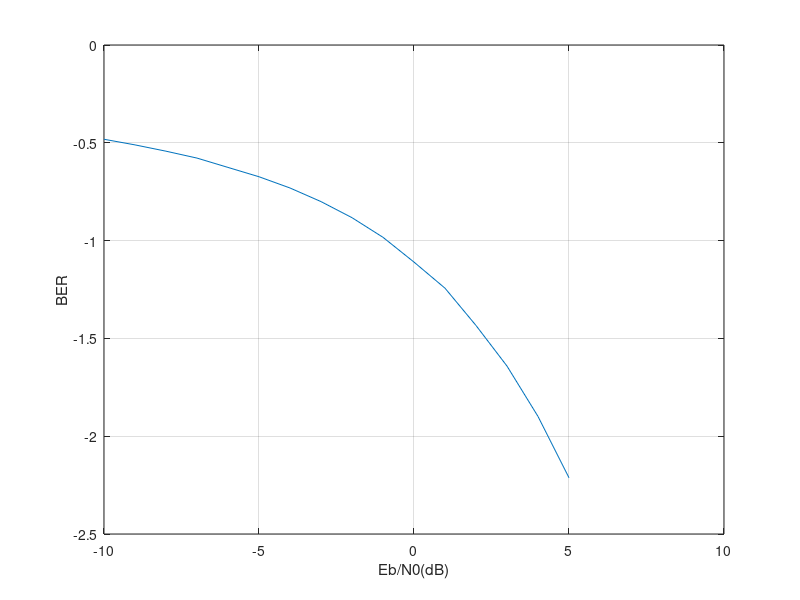

Source code (MATLAB):
%BPSK 2psk 二进制相位调制  QPSK 四进制，即四象限
clear;clc;close all;
%1.数字信号（基带信号） 1000bits
L=1e5;
m=round(rand(1,L));
%2.星座图映射
s=(2*m-1)*1i;
% subplot(1,3,1);plot(s,'o'); xlim([-4 4]);ylim([-4 4]);   %scatterplot(s); 画散点图
%3.加噪声，AWGN 加性高斯白噪声
k=1;
for ebn0=-10:5
    sigma=sqrt(1/(2*10^(ebn0/10)));    %σ
    n=sigma*(randn(1,L)+1i*randn(1,L));
    r=s+n;
% subplot(1,3,2);plot(r,'o');xlim([-4 4]);ylim([-4 4]);
%4.判决
    d=1*(imag(r)>0);
%5.计算BER bit error rate 误比特率/误码率
    rate(k)=log10(sum(abs(m-d))/L);
    k=k+1;
end
ebn0=-10:5;
plot(ebn0,rate);grid on;
xlabel('Eb/N0(dB)');ylabel('BER');